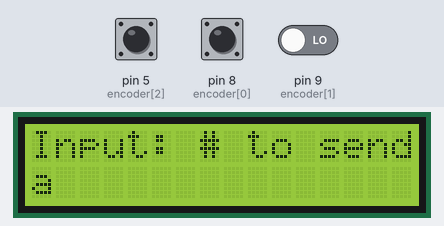
Bench run of a sketch on a simulated Arduino Uno, built with avr-gcc and run on an emulated ATmega328P. Parts: 16×2 character LCD. The test bench sets the inputs (shaded band); at power-on: pin 8 (encoder[0]) LOW, pin 5 (encoder[2]) HIGH, pin 9 (encoder[1]) LOW. No radio packets arrive unless stated.

Above: at 1.2 s.
1.3 s: pin 8 (encoder[0]) driven HIGH
At 2.2 s:
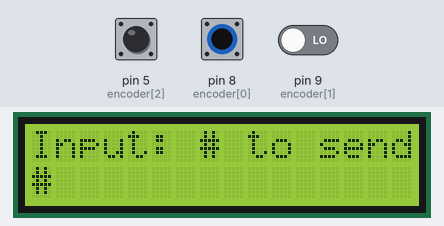
2.8 s: pin 5 (encoder[2]) pulsed LOW 5 times (0.12 s each, 0.3 s apart)
At 6.3 s:
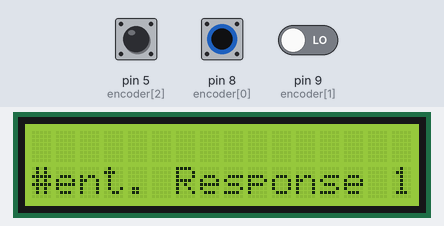
6.6 s: pin 8 (encoder[0]) pulsed LOW 5 times (0.12 s each, 0.3 s apart)
At 9.0 s:
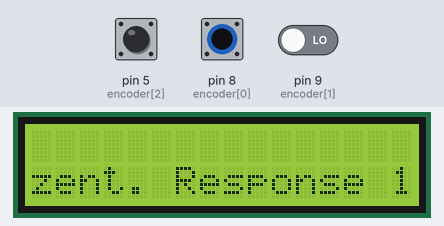
Timing chart, 0 to 10.5 s (numbered marks = the images above; inputs shaded):
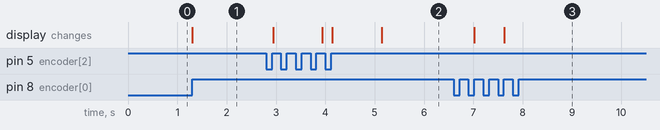

The sketch:

sender_1.3.ino
```cpp
#include <SPI.h>
#include <RF24.h>
#include <Wire.h>
#include <LiquidCrystal_I2C.h>
#include <LCD.h>

#define MAX_LENGTH 34
LiquidCrystal_I2C lcd(0x27, 2, 1, 0, 4, 5, 6, 7, 3, POSITIVE);

RF24 radio(6, 7); // Hardware Konfiguration: RF24L01 Modul SPI mit Pins 6 und 7 verwenden.

byte addresses[][5] = {"ADDR1", "ADDR2"};
//const int max_length = 16;

const char alphabet[] = {'a', 'b', 'c', 'd', 'e', 'f', 'g', 'h', 'i', 'j', 'k', 'l', 'm', 'n', 'o', 'p', 'q', 'r', 's', 't', 'u', 'v', 'w', 'x', 'y', 'z', '_', '#'};
const int alpha_len = sizeof(alphabet) / sizeof(alphabet[0]);
char temp_char;
char old_temp;

const int encoder[3] = {8, 9, 5};

int alpha_pos = 0;
String input = "";
int PinALast = LOW;
bool sendMsg;

unsigned long cooldown = 0;
bool cooldown_resetted = false;

void setup() {

  //lcd setup
  lcd.begin(16, 2);
  lcd.backlight();
  lcd.clear();
  lcd.setCursor(0, 0);
  lcd.print("Input: # to send");

  //nRF24L01+ Modul setup
  radio.begin();
  radio.setAutoAck(true);
  radio.setPALevel(RF24_PA_MAX);
  radio.openWritingPipe(addresses[0]);
  radio.openReadingPipe(1, addresses[1]);
  radio.stopListening();

  //encoder setup
  pinMode(encoder[0], INPUT);           //CLK
  pinMode(encoder[1], INPUT);           //DT
  pinMode(encoder[2], INPUT_PULLUP);    //SW

  if (Serial.available())
    Serial.begin(9600);
}

void loop() {
  if (cooldown < millis()) {
    if (not(cooldown_resetted)) {
      lcd.clear();
      lcd.setCursor(0, 0);
      lcd.print("Input: # to send");
      cooldown_resetted = true;
    }

    //handling encoder, updating temp_char
    encoderHandling(&sendMsg);
  }

  //on message send:
  if (sendMsg) {

    //send message and print result
    sendMessage();
    sendMsg = false;
    temp_char = 'a';

    cooldown = millis() + 1000;
  }
}

bool encoderHandling(bool *sendMsg) {

  int PinA = digitalRead(encoder[0]);
  if ((PinALast == LOW) && (PinA == HIGH)) {
    if (digitalRead(encoder[1]) == LOW) {
      alpha_pos--;
    } else {
      alpha_pos++;
    }
  }
  PinALast = PinA;


  if (alpha_pos < 0) { //when scrolling left alpha_pos will be lesser than 0, to prevent error we add the length of the array
    alpha_pos += alpha_len * 2;
  }

  temp_char = alphabet[(alpha_pos / 2 % alpha_len)];

  if (old_temp != temp_char) {
    lcd.setCursor(0, 1);
    lcd.print(input + temp_char);
  }

  if (!digitalRead(encoder[2])) {
    if (temp_char == '_') {
      input += " ";
      *sendMsg = false;

    } else if (temp_char == '#') {
      *sendMsg = true;

    } else {
      input += temp_char;
      *sendMsg = false;
    }
  }
  while (!digitalRead(encoder[2]));
}

void sendMessage() {
  char Payload[34] = "";

  for (int i = 0; i < min(input.length(), MAX_LENGTH); i++) {
    Payload[i] = input[i];
  }

  radio.stopListening();
  bool success = radio.write(&Payload, sizeof(Payload));
  lcd.clear();
  lcd.setCursor(0, 1);
  lcd.print("Sent. Response " + String(success));

  input = "";
}

int getEncoderState() {
  if (digitalRead(encoder[0]) and digitalRead(encoder[0]))
    return 0;
  else if (digitalRead(encoder[0]) and digitalRead(encoder[1]))
    return 1;
  else if (digitalRead(encoder[1]) and digitalRead(encoder[0]))
    return 2;
  else if (digitalRead(encoder[1]) and digitalRead(encoder[1]))
    return 3;
}
```

Measured:
- after the input at 1.3 s, the display: changes at once (image 1)
- after the input at 2.8 s, the display: first changes after 0.14 s (image 2 shows a later state)
- after the input at 6.6 s, the display: first changes after 0.42 s (image 3 shows a later state)
